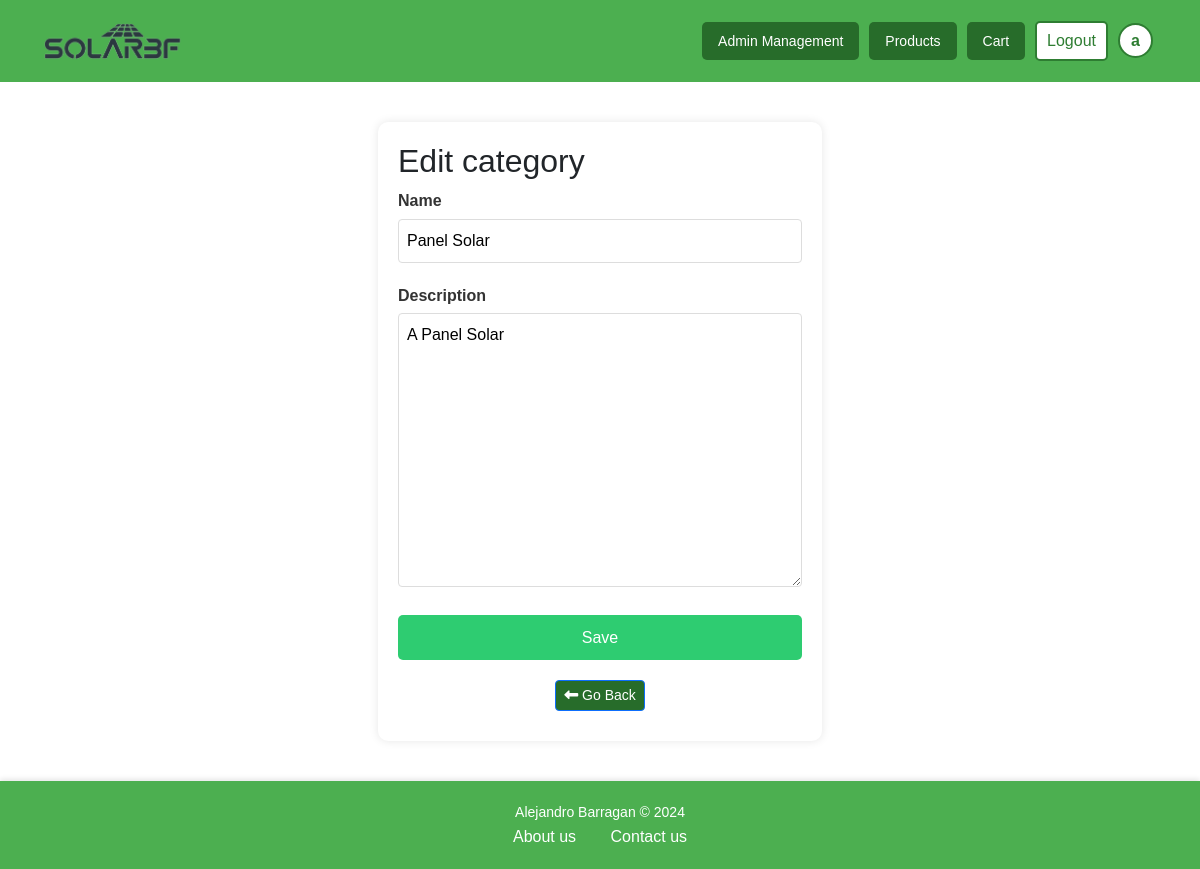
Page /products/categories/edit_category/4/ (signed in) on the committed database.
### accounts/models.py (models this page shows, shortened)
class CustomUser(AbstractUser):
    USER_TYPE_CHOICES = (
        ('user', 'User'),
        ('worker', 'Worker'),
        ('admin', 'Admin'),
    )
    role = models.CharField(max_length=10, default='user')
    team = models.ForeignKey(
        Team,
        on_delete=models.SET_NULL,
        blank=True, null=True,
        related_name='members'
    )
    email = models.EmailField(unique=True)
    street_address = models.CharField(max_length=255, blank=True, null=True)
    city = models.CharField(max_length=100, blank=True, null=True)
    state = models.CharField(max_length=100, blank=True, null=True)
    zip_code = models.CharField(max_length=20, blank=True, null=True)
    country = models.CharField(max_length=100, blank=True, null=True)

### products/models.py (models this page shows, shortened)
class Category(models.Model):
    name = models.CharField(max_length=255)
    description = models.TextField(blank=True)

### products/views.py (the view)
# urls.py: path('categories/edit_category/<int:category_id>/', views.edit_category, name='edit_category'),
@login_required
@user_passes_test(is_admin)
def edit_category(request, category_id):
    category = get_object_or_404(Category, id=category_id)
    return handle_category_form(request, CategoryForm(instance=category), 'admin/edit_category.html', 'Category updated successfully!', 'categories', category)

### products/forms.py
class CategoryForm(forms.ModelForm):
    class Meta:
        model = Category
        fields = ['name', 'description']

### accounts/views.py (called while the page is built)
def is_admin(user):
    return user.is_staff or user.role == 'admin'

### products/views.py (called while the page is built)
def handle_category_form(request, form, template, success_message, redirect_url, category=None):
    if request.method == 'POST':
        form = CategoryForm(request.POST, instance=category)
        if form.is_valid():
            form.save()
            messages.success(request, success_message)
            return redirect(redirect_url)
    return render(request, template, {'form': form, 'category': category})

### templates/admin/edit_category.html (shortened to what this page needs)
{% extends 'base.html' %}
{% load static %}
{% block style %}
    <link rel="stylesheet" href="{% static 'css/edit_category.css' %}"/>
    <link rel="stylesheet" href="{% static 'css/forms.css' %}"/>
{% endblock %}
{% block content %}
<div class="form-container">
    <h2>Edit category</h2>
    <form method="POST" enctype="multipart/form-data">
        {% for field in form %}
        <div class="form-group">
            <label for="{{ field.id_for_label }}">{{ field.label }}</label>
            {{ field }}
        </div>
        {% endfor %}
        <button type="submit" class="submit-button">Save</button>
    </form>
    <div class="button-container">
        <button type="button" class="btn btn-sm btn-primary" onclick="history.back()"><i class="fa-solid fa-left-long"></i> Go Back</button>
    </div>
</div>
{% endblock %}

### templates/components/navbar.html (shortened to what this page needs)
{% load static %}
{% block style %}
    <link rel="stylesheet" href="{% static 'css/navbar.css' %}"/>
{% endblock %}
{% block content %}
<div class="navbar-container">
    <nav class="navbar">
        <div class="container">
            <a class="nav-link navbar-brand nav-logo" href="{% url 'home' %}">
                <img src="{% static 'images/SolarBFLogo1-1.png' %}" alt="">
            </a>
            <div class="nav-links" id="nav-links">
                {% if user.is_authenticated %}
                    {% if user.is_staff or user.role == 'worker' %}
                        <a class="btn-custom btn-medium btn-primary" href="{% url 'management' %}">Admin Management</a>
                    {% endif %}
                        <a class="btn-custom btn-medium btn-primary" href="{% url 'products' %}">Products</a>
                        <a class="btn-custom btn-medium btn-primary" href="{% url 'cart' %}">Cart</a>
                        <a class="btn-custom btn-logout" href="{% url 'logout' %}">Logout</a>
                        <a class="btn-custom btn-profile" href="{% url 'profile' %}">{{ user.username|slice:":1" }}</a>
                    {% else %}
                        <a class="btn-login" href="{% url 'login' %}">Login</a>
                    {% endif %}
            </div>
        </div>
    </nav>
</div>
{% endblock %}

### static/css/base.css (style rules this page uses)
* { box-sizing: border-box; margin: 0; padding: 0; }
body { background-color: linear-gradient(135deg, #f8f9fa 0%, #e9ecef 100%); font-family: Arial, sans-serif; line-height: 1.6; }
a { text-decoration: none; }
img { max-width: 100%; height: auto; }
.button-container { display: flex; justify-content: center; margin-top: 20px; margin-bottom: 10px; }
.button-container .btn { margin: 0 10px; }
.btn-custom { display: inline-block; border: none; border-radius: 5px; cursor: pointer; transition: all 0.3s ease; text-align: center; text-decoration: none; margin: 5px; }
.btn-custom.btn-medium { padding: 8px 16px; font-size: 14px; }
.btn-primary { background-color: #276c2a; color: white; }

### static/css/forms.css (style rules this page uses)
.form-container { max-width: 600px; margin: 40px auto; padding: 20px; background: white; border-radius: 10px; box-shadow: 0 0 10px rgba(0,0,0,0.1); }
.form-group { margin-bottom: 20px; }
.form-group label { display: block; margin-bottom: 5px; font-weight: bold; color: #333; }
.form-group input[type="text"], .form-group input[type="number"], .form-group textarea { width: 100%; padding: 8px; border: 1px solid #ddd; border-radius: 4px; font-size: 16px; }
.submit-button { background-color: #2ecc71; color: white; padding: 10px 20px; border: none; border-radius: 5px; cursor: pointer; font-size: 16px; width: 100%; }

### static/css/navbar.css (style rules this page uses)
.navbar-container { background-color: #4CAF50; }
.navbar { display: flex; justify-content: center; align-items: center; padding: 1rem; }
.container { display: flex; justify-content: space-between; align-items: center; width: 100%; }
.navbar-brand { margin-right: auto; font-size: 1.5rem; color: #fff; text-decoration: none; }
.nav-links { display: flex; align-items: center; }
.navbar .btn-logout, .btn-login { background-color: white; color: #2E7D32; border: 2px solid #2E7D32; padding: 5px 10px; border-radius: 5px; font-size: 16px; cursor: pointer; transition: all 0.3s ease; }
.navbar .btn-profile { background-color: white; color: #2E7D32; border: 2px solid #2E7D32; border-radius: 50%; font-size: 16px; width: 35px; height: 35px; display: flex; align-items: center; justify-content: center; font-weight: bold; cursor: pointer; transition: all 0.3s ease; }
.nav-logo { display: flex; align-items: center; height: 100%; padding: 5px 0; }
.nav-logo img { max-height: 40px; width: auto; object-fit: contain; }

### static/css/footer.css (style rules this page uses)
html, body { height: 100%; margin: 0; }
body { display: flex; flex-direction: column; }

### rows in the picture
CustomUser: username "a"
Category: form "Panel Solar" "A Panel Solar"

### other values in the picture
{{ field.label }} "Name" "Description"
